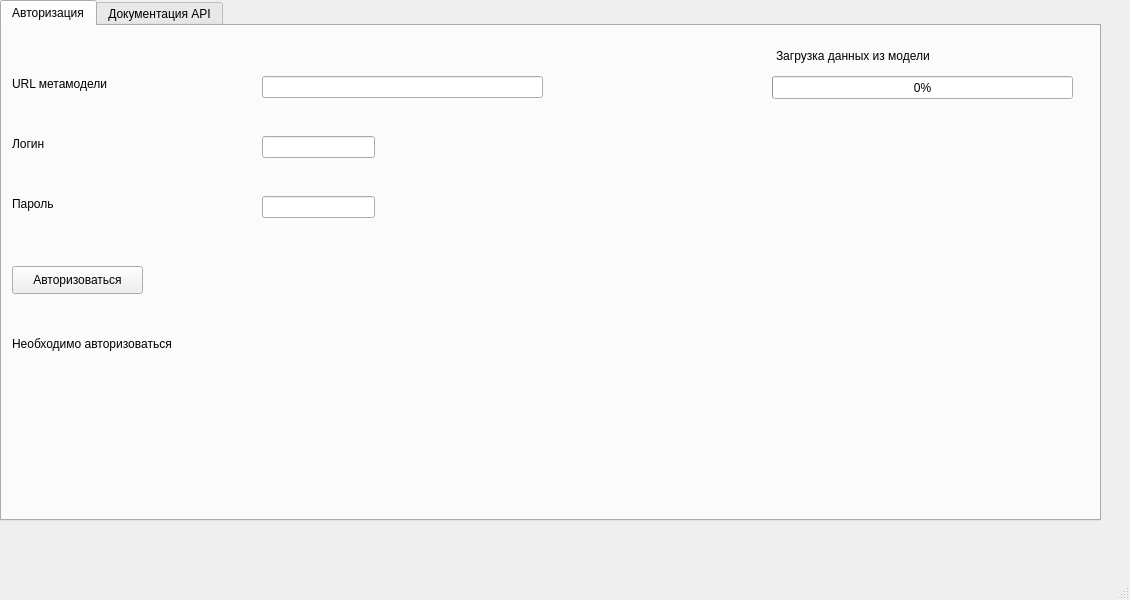
<?xml version="1.0" encoding="UTF-8"?>
<ui version="4.0">
 <class>MainWindow</class>
 <widget class="QMainWindow" name="MainWindow">
  <property name="geometry">
   <rect>
    <x>0</x>
    <y>0</y>
    <width>1130</width>
    <height>600</height>
   </rect>
  </property>
  <property name="windowTitle">
   <string>Приложение для визуализации документации в  СИММа</string>
  </property>
  <widget class="QWidget" name="centralwidget">
   <widget class="QTabWidget" name="tabWidget_Auth">
    <property name="enabled">
     <bool>true</bool>
    </property>
    <property name="geometry">
     <rect>
      <x>0</x>
      <y>0</y>
      <width>1101</width>
      <height>521</height>
     </rect>
    </property>
    <property name="currentIndex">
     <number>0</number>
    </property>
    <widget class="QWidget" name="tab">
     <attribute name="title">
      <string>Авторизация</string>
     </attribute>
     <widget class="QLineEdit" name="lineEdit_URL">
      <property name="geometry">
       <rect>
        <x>260</x>
        <y>50</y>
        <width>281</width>
        <height>22</height>
       </rect>
      </property>
     </widget>
     <widget class="QLabel" name="label">
      <property name="geometry">
       <rect>
        <x>10</x>
        <y>50</y>
        <width>241</width>
        <height>16</height>
       </rect>
      </property>
      <property name="text">
       <string>URL метамодели</string>
      </property>
     </widget>
     <widget class="QLabel" name="label_2">
      <property name="geometry">
       <rect>
        <x>10</x>
        <y>110</y>
        <width>151</width>
        <height>16</height>
       </rect>
      </property>
      <property name="text">
       <string>Логин</string>
      </property>
     </widget>
     <widget class="QLineEdit" name="lineEdit_login">
      <property name="geometry">
       <rect>
        <x>260</x>
        <y>110</y>
        <width>113</width>
        <height>22</height>
       </rect>
      </property>
     </widget>
     <widget class="QLabel" name="label_3">
      <property name="geometry">
       <rect>
        <x>10</x>
        <y>170</y>
        <width>121</width>
        <height>16</height>
       </rect>
      </property>
      <property name="text">
       <string>Пароль</string>
      </property>
     </widget>
     <widget class="QLineEdit" name="lineEdit_password">
      <property name="geometry">
       <rect>
        <x>260</x>
        <y>170</y>
        <width>113</width>
        <height>22</height>
       </rect>
      </property>
      <property name="inputMask">
       <string/>
      </property>
      <property name="text">
       <string/>
      </property>
      <property name="echoMode">
       <enum>QLineEdit::Password</enum>
      </property>
      <property name="dragEnabled">
       <bool>false</bool>
      </property>
     </widget>
     <widget class="QPushButton" name="pushButton_Auth">
      <property name="geometry">
       <rect>
        <x>10</x>
        <y>240</y>
        <width>131</width>
        <height>28</height>
       </rect>
      </property>
      <property name="text">
       <string>Авторизоваться</string>
      </property>
     </widget>
     <widget class="QLabel" name="label_4">
      <property name="geometry">
       <rect>
        <x>10</x>
        <y>310</y>
        <width>541</width>
        <height>16</height>
       </rect>
      </property>
      <property name="text">
       <string>Необходимо авторизоваться </string>
      </property>
     </widget>
     <widget class="QProgressBar" name="progressBar">
      <property name="geometry">
       <rect>
        <x>770</x>
        <y>50</y>
        <width>301</width>
        <height>23</height>
       </rect>
      </property>
      <property name="value">
       <number>0</number>
      </property>
     </widget>
     <widget class="QLabel" name="label_5">
      <property name="geometry">
       <rect>
        <x>774</x>
        <y>20</y>
        <width>261</width>
        <height>20</height>
       </rect>
      </property>
      <property name="text">
       <string>Загрузка данных из модели</string>
      </property>
     </widget>
    </widget>
    <widget class="QWidget" name="tab_2">
     <property name="enabled">
      <bool>true</bool>
     </property>
     <attribute name="title">
      <string>Документация API</string>
     </attribute>
     <widget class="QTreeWidget" name="treeWidget_SIMMA">
      <property name="enabled">
       <bool>true</bool>
      </property>
      <property name="geometry">
       <rect>
        <x>10</x>
        <y>20</y>
        <width>581</width>
        <height>451</height>
       </rect>
      </property>
      <column>
       <property name="text">
        <string notr="true">1</string>
       </property>
      </column>
     </widget>
     <widget class="QGroupBox" name="groupBox_button">
      <property name="geometry">
       <rect>
        <x>680</x>
        <y>170</y>
        <width>361</width>
        <height>291</height>
       </rect>
      </property>
      <property name="layoutDirection">
       <enum>Qt::LeftToRight</enum>
      </property>
      <property name="title">
       <string>Варианты формирования документации в формате word </string>
      </property>
      <property name="flat">
       <bool>false</bool>
      </property>
      <widget class="QPushButton" name="pushButton_all">
       <property name="geometry">
        <rect>
         <x>110</x>
         <y>40</y>
         <width>161</width>
         <height>28</height>
        </rect>
       </property>
       <property name="font">
        <font>
         <weight>75</weight>
         <bold>true</bold>
        </font>
       </property>
       <property name="text">
        <string>Полный документ</string>
       </property>
      </widget>
     </widget>
     <widget class="QGroupBox" name="groupBox_report">
      <property name="geometry">
       <rect>
        <x>680</x>
        <y>20</y>
        <width>361</width>
        <height>91</height>
       </rect>
      </property>
      <property name="title">
       <string>Отчеты доступные для построения</string>
      </property>
      <widget class="QComboBox" name="comboBox_report">
       <property name="geometry">
        <rect>
         <x>10</x>
         <y>40</y>
         <width>341</width>
         <height>22</height>
        </rect>
       </property>
      </widget>
     </widget>
    </widget>
   </widget>
  </widget>
  <widget class="QMenuBar" name="menubar">
   <property name="geometry">
    <rect>
     <x>0</x>
     <y>0</y>
     <width>1130</width>
     <height>26</height>
    </rect>
   </property>
  </widget>
  <widget class="QStatusBar" name="statusbar"/>
 </widget>
 <resources/>
 <connections/>
</ui>
